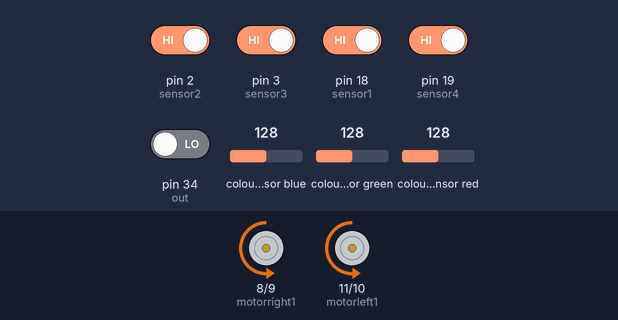
The sketch below on a simulated Arduino Mega 2560, built with avr-gcc and run on an emulated ATmega2560. Shown: motor-driver pin pairs drawn as motors (green arrow = first pin HIGH = forward, orange = second pin HIGH = backward, longer = more drive, scaled by the enable pin). Wiring (inferred from the names in the program): TCS3200 colour sensor: output pin 2; S2 pin 32; S3 pin 30; S0 pin 26; S1 pin 28. The test bench sets the inputs (shaded band); at power-on: pin 2 (sensor2), pin 3 (sensor3), pin 18 (sensor1), pin 19 (sensor4) HIGH, pin 34 (out) LOW, colour sensor blue 128, colour sensor green 128, colour sensor red 128.

Above: at 1.2 s.
1.3 s: pin 19 (sensor4) driven LOW
At 3.7 s:
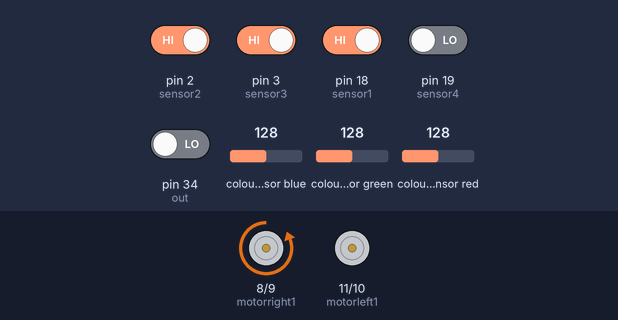
10.2 s: pin 19 (sensor4) driven HIGH
At 17.5 s:
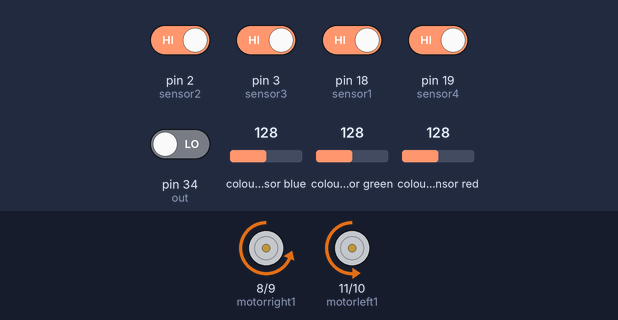
18.4 s: pin 2 (sensor2) driven LOW and pin 18 (sensor1) driven LOW
28.0 s: pin 3 (sensor3) driven LOW
At 29.5 s:
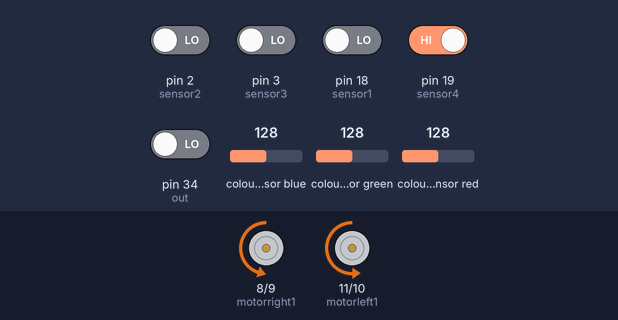
Timing chart, 0 to 30.9 s (numbered marks = the images above; inputs shaded):
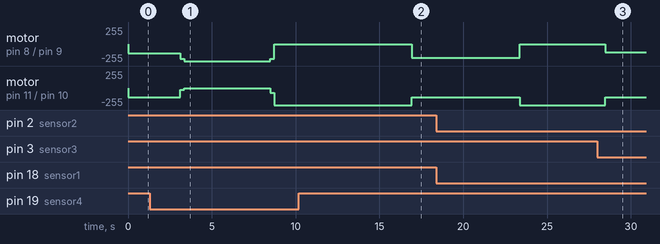

The sketch:

Gridfollower_Robot.ino
```cpp
int sensor1 = 18;      // Left most sensor
int sensor2 = 2;
int sensor3 = 3;
int sensor4 = 19;      // Right most sensor

// Initial Values of Sensors
int sensor[4] = {0, 0, 0, 0};
float error = 0, P = 0, I = 0, D = 0, PID_value = 0;
float previous_error = 0, previous_I = 0;
// TCS230 pins connected to Arduino
const int s0 = 26;
const int s1 = 28;
const int s2 = 32;
const int s3 = 30;
const int out = 34;

// Variables
int red = 0;
int green = 0;
int blue = 0;


//Initial Speed of Motor
int initial_motor_speed = 140;

// PID Constants
float Kp = 23;
float Ki = 2;
float Kd = 15;

//motor specification
int MAXSPEED = 255; // MAX 255
int MINSPEED = 0; // MAX 255
int AVRAGE = 128;
int turn_delay = 2000;
int left_motor_speed,right_motor_speed;
//motor specification
const int motorright2 = 9;
const int motorright1 = 8;
const int rightspeed = 7;
const int motorleft2 = 10;
const int motorleft1 = 11;
const int leftspeed = 12;
// counter
volatile int  i =0,ir=0, j = 1;
int leftnew = 0, rightnew = 0;
int leftpast = 0, rightpast = 0;
//sensor
long sensors[] = {0, 0, 0, 0, 0};

// put your setup code here, to run once:
void setup() {
  Serial.begin(9600);
  //turn on pullup resistor
  pinMode(sensor1, INPUT);
  pinMode(sensor2, INPUT);
  pinMode(sensor3, INPUT);
  pinMode(sensor4, INPUT);

  pinMode(motorright1, OUTPUT);
  pinMode(motorright2, OUTPUT);
  pinMode(rightspeed, OUTPUT);
  pinMode(motorleft1, OUTPUT);
  pinMode(motorleft2, OUTPUT);
  pinMode(leftspeed, OUTPUT);
   pinMode(s0, OUTPUT);
  pinMode(s1, OUTPUT);
  pinMode(s2, OUTPUT);
  pinMode(s3, OUTPUT);
  pinMode(out, INPUT);
  digitalWrite(s0, HIGH);
  digitalWrite(s1, HIGH);
  leftpast = digitalRead(sensor1);
  rightpast = digitalRead(sensor4);
  attachInterrupt(0, counter, CHANGE);

}
// put your main code here, to run repeatedly:
void loop() {
 if(i>=0 && i<9){
  read_sensor_values();
  if (error == 0 ) {
  analogWrite (rightspeed, initial_motor_speed-20);
  analogWrite (leftspeed, initial_motor_speed);
  digitalWrite(motorright2, HIGH);
  digitalWrite(motorright1, LOW);
  digitalWrite(motorleft2, HIGH);
  digitalWrite(motorleft1, LOW);
    //delay(200);
    }
  else {
    read_sensor_values();
    calculate_pid();
    motor_control();
  //analogWrite (rightspeed, initial_motor_speed-25);
  //analogWrite (leftspeed, initial_motor_speed);
  digitalWrite(motorright2, HIGH);
  digitalWrite(motorright1, LOW);
  digitalWrite(motorleft2, HIGH);
  digitalWrite(motorleft1, LOW);
//    delay(100);
    }  }
 if (j % 2 == 0 ){
  if(i==9){
        delay(250);
        analogWrite (leftspeed,MAXSPEED);
        analogWrite (rightspeed,MINSPEED );
        turnright();
        delay(2000);}
else if (i==10){
        analogWrite (leftspeed,MAXSPEED-20);
        analogWrite (rightspeed,MINSPEED );
        turnright();
        delay(2000);}
 }

 if (j % 2 == 1 ){
  if(i == 9){
        delay(250);
        analogWrite (rightspeed,MAXSPEED);
        analogWrite (leftspeed,MINSPEED );
        turnleft();
        delay(2000);
        }
 else if(i==10){
        analogWrite (rightspeed,MAXSPEED);
        analogWrite (leftspeed,MINSPEED );
        turnleft();
        delay(2500);
       }}

       color();
  //Serial.print("i=");
  //Serial.println(i);
  colordetect();
}

void counter() {
  leftnew = digitalRead(sensor2);
  if (leftnew == 0 && leftnew != leftpast ) {
    i = i + 1;

    delayMicroseconds(250);
    //pulse=micros();
     if(i==12){
      i=2;
     j=j+1;}
  }
  else
  { //delayMicroseconds(250);
    leftpast = leftnew;
  }
}
void counterj() {
  rightnew = digitalRead(sensor3);
  if (rightnew == 0 && rightnew != rightpast ) {
    ir = ir + 1;

    delayMicroseconds(250);

    //pulse=micros();
  }
  else
  { //delayMicroseconds(250);
    rightpast = rightnew;
  }
}

int read_sensor_values()
{
  sensor[0] = !digitalRead(sensor1);
  sensor[1] = !digitalRead(sensor2);
  sensor[2] = !digitalRead(sensor3);
  sensor[3] = !digitalRead(sensor4);

  if ((sensor[0] == 1) && (sensor[1] == 0) && (sensor[2] == 0) && (sensor[3] == 0))
    error = 3;
  else if ((sensor[0] == 1) && (sensor[1] == 1) && (sensor[2] == 0) && (sensor[3] == 0))
    error = 2;
  else if ((sensor[0] == 0) && (sensor[1] == 1) && (sensor[2] == 0) && (sensor[3] == 0))
    error = 1;
  else if ((sensor[0] == 0) && (sensor[1] == 0) && (sensor[2] == 1) && (sensor[3] == 0))
    error = -1;
  else if ((sensor[0] == 0) && (sensor[1] == 0) && (sensor[2] == 1) && (sensor[3] == 1))
    error = -2;
  else if ((sensor[0] == 0) && (sensor[1] == 0) && (sensor[2] == 0) && (sensor[3] == 1))
    error = -3;
 else if ((sensor[0] == 1) && (sensor[1] == 0) && (sensor[2] == 0) && (sensor[3] == 1)) // Turn robot left side
    error = -4;
  else if ((sensor[0] == 1) && (sensor[1] == 1) && (sensor[2] == 1) && (sensor[3] == 0)) // Turn robot left side
    error = 100;
  else if ((sensor[0] == 0) && (sensor[1] == 1) && (sensor[2] == 1) && (sensor[3] == 1)) // Turn robot right side
    error = 101;
  else if ((sensor[0] == 0) && (sensor[1] == 0) && (sensor[2] == 0) && (sensor[3] == 0)) // Make U turn
    error = 0;
  else if ((sensor[0] == 1) && (sensor[1] == 1) && (sensor[2] == 1) && (sensor[3] == 1)) // Turn left side or stop
    error = 0;
    return error;}
//  else if ((sensor[0] == 0) && (sensor[1] == 1) && (sensor[2] == 1) && (sensor[3] == 0))
//   error = 0;


void calculate_pid()
{
  P = error;
  I = I + previous_I;
  D = error - previous_error;

  PID_value = (Kp * P) + (Ki * I) + (Kd * D);

  previous_I = I;
  previous_error = error;
}

void motor_control()
{
  // Calculating the effective motor speed:
  int left_motor_speed = initial_motor_speed + PID_value;
  int right_motor_speed = initial_motor_speed - PID_value;

  // The motor speed should not exceed the max PWM value
  left_motor_speed = constrain(left_motor_speed, 0, 255);
  right_motor_speed = constrain(right_motor_speed, 0, 220);

  /*Serial.print(PID_value);
    Serial.print("\t");
    Serial.print(left_motor_speed);
    Serial.print("\t");
    Serial.println(right_motor_speed);*/

  analogWrite(leftspeed, left_motor_speed); //Left Motor Speed
  analogWrite(rightspeed, right_motor_speed ); //Right Motor Speed
}

void turnright() {
  //analogWrite (leftspeed, left_motor_speed);
  digitalWrite (motorleft2, HIGH);
  digitalWrite(motorleft1, LOW);
  //delay(turn_delay);
  //analogWrite (rightspeed, right_motor_speed);
  digitalWrite (motorright2, LOW);
  digitalWrite(motorright1, HIGH);
  // delay(turn_delay);
}
void turnleft() {

  digitalWrite (motorright2, HIGH);
  digitalWrite(motorright1, LOW);
  //delay(turn_delay);
  digitalWrite (motorleft2, LOW);
  digitalWrite(motorleft1, HIGH);
 // delay(2000);
  }

void color()
{
  digitalWrite(s2, LOW);
  digitalWrite(s3, LOW);
  //count OUT, pRed, RED
  red = pulseIn(out, digitalRead(out) == HIGH ? LOW : HIGH);
  digitalWrite(s3, HIGH);
  //count OUT, pBLUE, BLUE
  blue = pulseIn(out, digitalRead(out) == HIGH ? LOW : HIGH);
  digitalWrite(s2, HIGH);
  //count OUT, pGreen, GREEN
  green = pulseIn(out, digitalRead(out) == HIGH ? LOW : HIGH);
}
void colordetect(){
  if (red < blue && red < green && red < 25)
  {
    if (green - blue >= 10 && green - blue <= 25 && green - ( 2 * red ) >= 8 )
    {
      //Serial.println(" - (Red Color)");
    }

   else if (green - red <= 10 && green - red >= -3 && blue >= green)
    {
      //Serial.println(" - (Yellow Color)");
    }

    else if (blue - red >= 3 && blue - red <= 10 &&  green - ( 2 * red ) <= 5)
    {Serial.print("i=");
     Serial.print(i);
     Serial.print("j=");
     Serial.print(j);
      Serial.println(" - (Pink Color)");
    }

    else if (green - blue >= -5 && green - blue <= 5 && green - ( 2 * red ) <= 5 )
    {
//Serial.print("i=");
//     Serial.print(i);
//      Serial.println(" - (pink Color)");
    }

  }

  else if (green < red && green < blue && green < 25)
  {Serial.print("i=");
     Serial.print(i);
     Serial.print("j=");
     Serial.print(j);
    Serial.println(" - (Green Color)");
  }

  else if ((red > green &&  blue < green) && blue < 25 && red > 40)
  {  //Serial.print("i=");
    // Serial.print(i);
    //Serial.println(" - (Blue Color)");
  }

  else if (red - (2 * blue) >= -2 && red - (2 * blue) <= 5 && green - red < 10)
  {
    //Serial.println(" - (Purple Color)");
  }
  else if (blue < red && blue < green && (blue && red && green) < 25)
  {

    if (red - green <= 5 && red - green >= 0 && ((green - blue) || (red - blue)) < 5 && blue < 50)
    {
      //Serial.println(" - (White Color)");
    }
  }

  //Serial.println();

  delay(100);
}
```

Measured:
- after the input at 10.2 s, motor on pin 11 (motorleft1) / pin 10 (motorleft2): backward 255/255 → backward 140/255 after 6.7 s
- after the input at 28.0 s, motor on pin 8 (motorright1) / pin 9 (motorright2): stopped → backward 120/255 after 0.48 s; motor on pin 11 (motorleft1) / pin 10 (motorleft2): backward 255/255 → backward 140/255 after 0.48 s
